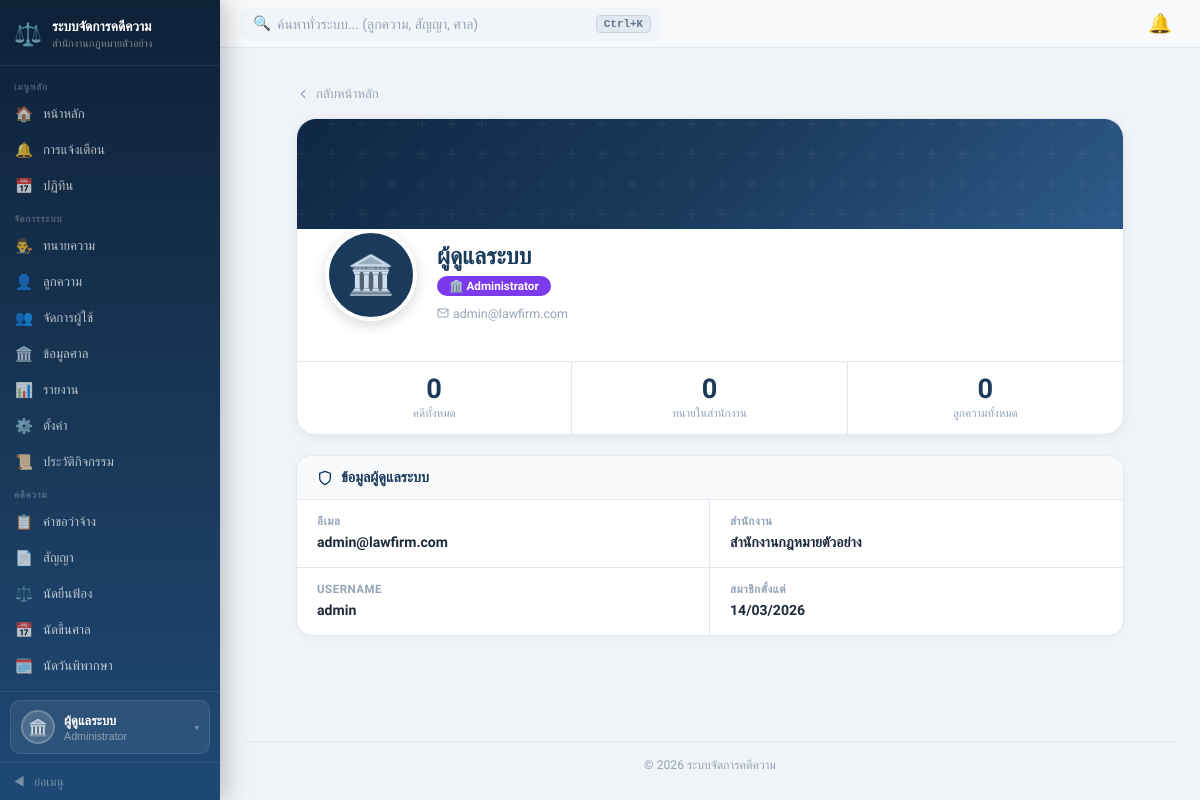
Screenshot of /pages/Profile.php (signed in) with the database file from the repository.
### tables this page shows
CREATE TABLE `users` (
  `user_id`       int          NOT NULL AUTO_INCREMENT,
  `username`      varchar(50)  DEFAULT NULL COMMENT 'สำหรับ login แทน email',
  `office_id`     int          NOT NULL,
  `role_id`       int          NOT NULL,
  `email`         varchar(150) NOT NULL,
  `password_hash` varchar(255) NOT NULL,
  `status`        varchar(20)  DEFAULT 'active',
  `created_at`    timestamp    DEFAULT CURRENT_TIMESTAMP,
  PRIMARY KEY (`user_id`),
  UNIQUE KEY `uq_email`    (`email`),
  UNIQUE KEY `uq_username` (`username`)
);

CREATE TABLE `offices` (
  `office_id`   int          NOT NULL AUTO_INCREMENT,
  `office_name` varchar(150) NOT NULL,
  `office_code` varchar(20)  DEFAULT NULL,
  `address`     text,
  `phone`       varchar(15)  DEFAULT NULL,
  `email`       varchar(150) DEFAULT NULL,
  `logo_path`   varchar(255) DEFAULT NULL,
  `status`      varchar(20)  DEFAULT 'active',
  `created_at`  timestamp    DEFAULT CURRENT_TIMESTAMP,
  PRIMARY KEY (`office_id`),
  UNIQUE KEY `uq_office_code` (`office_code`)
);

### src/pages/Profile.php (the view, shortened to what this page needs)
<?php
$pdo    = getDB();
$role   = $_SESSION['role'];
$userId = $_SESSION['user_id'];
$officeId = $_SESSION['office_id'];
$profile = null;
if ($role === 'lawyer') {
    try {
        $s = $pdo->prepare("
            SELECT lp.*, u.email, u.username, u.created_at AS account_created,
                   ROUND(COALESCE(AVG(r.rating),0),1) AS avg_rating,
                   COUNT(r.review_id) AS review_count
            FROM lawyer_profiles lp
            JOIN users u ON lp.user_id = u.user_id
            LEFT JOIN lawyer_reviews r ON lp.lawyer_id = r.lawyer_id
            WHERE lp.user_id = ?
            GROUP BY lp.lawyer_id
        ");
        $s->execute([$userId]);
        $profile = $s->fetch();
    } catch (Exception $e) {
        $s = $pdo->prepare("SELECT lp.*, u.email, u.username, u.created_at AS account_created FROM lawyer_profiles lp JOIN users u ON lp.user_id=u.user_id WHERE lp.user_id=?");
        $s->execute([$userId]);
        $profile = $s->fetch();
        $profile['avg_rating']   = 0;
        $profile['review_count'] = 0;
    }
    $lid = $profile['lawyer_id'] ?? null;
    $statTotal   = 0; $statActive = 0; $statDone = 0;
    if ($lid) {
        $q = $pdo->prepare("SELECT COUNT(*) FROM case_requests WHERE lawyer_id=? AND office_id=?");
        $q->execute([$lid, $officeId]); $statTotal = (int)$q->fetchColumn();
        $q = $pdo->prepare("SELECT COUNT(*) FROM case_requests WHERE lawyer_id=? AND office_id=? AND status='approved'");
        $q->execute([$lid, $officeId]); $statActive = (int)$q->fetchColumn();
        $q = $pdo->prepare("SELECT COUNT(*) FROM case_requests cr JOIN contracts c ON cr.request_id=c.request_id WHERE cr.lawyer_id=? AND c.contract_review_status='finalized'");
        $q->execute([$lid]); $statDone = (int)$q->fetchColumn();
    }
    $reviews = [];
    if (($profile['review_count'] ?? 0) > 0) {
        try {
            $r = $pdo->prepare("
                SELECT rv.rating, rv.comment, rv.created_at, CONCAT(cp.fname,' ',cp.lname) AS client_name
                FROM lawyer_reviews rv
                JOIN client_profiles cp ON rv.client_id = cp.client_id
                WHERE rv.lawyer_id = ?
                ORDER BY rv.created_at DESC LIMIT 5
            ");
            $r->execute([$lid]);
            $reviews = $r->fetchAll();
        } catch (Exception $e) {}
    }
} elseif ($role === 'admin') {
    $s = $pdo->prepare("SELECT u.*, o.office_name FROM users u JOIN offices o ON u.office_id=o.office_id WHERE u.user_id=?");
    $s->execute([$userId]);
    $profile = $s->fetch();
    $statTotal = 0; $statActive = 0; $statDone = 0;
    $q = $pdo->prepare("SELECT COUNT(*) FROM case_requests WHERE office_id=?");
    $q->execute([$officeId]); $statTotal = (int)$q->fetchColumn();
    $q = $pdo->prepare("SELECT COUNT(*) FROM lawyer_profiles lp JOIN users u ON lp.user_id=u.user_id WHERE u.office_id=?");
    $q->execute([$officeId]); $statActive = (int)$q->fetchColumn();
    $q = $pdo->prepare("SELECT COUNT(*) FROM client_profiles cp JOIN users u ON cp.user_id=u.user_id WHERE u.office_id=?");
    $q->execute([$officeId]); $statDone = (int)$q->fetchColumn();
}
$photoUrl = null;
$displayName = 'ผู้ใช้งาน';
if ($role === 'admin') {
    $displayName = 'ผู้ดูแลระบบ';
} elseif (!empty($profile['fname'])) {
    $displayName = $profile['fname'] . ' ' . $profile['lname'];
}
$roleLabel = ['admin' => 'Administrator', 'lawyer' => 'ทนายความ', 'client' => 'ลูกความ'][$role] ?? $role;
$roleColor = ['admin' => '#7c3aed', 'lawyer' => '#1a3a5c', 'client' => '#059669'][$role] ?? '#64748b';
include '../includes/header.php';
?>
<div class="profile-page">
    <a href="/pages/dashboard.php" class="back-link">
        <svg xmlns="http://www.w3.org/2000/svg" viewBox="0 0 24 24" style="width:14px;height:14px;fill:none;stroke:currentColor;stroke-width:2;stroke-linecap:round;stroke-linejoin:round;"><polyline points="15 18 9 12 15 6"/></svg>
        กลับหน้าหลัก
    </a>
    <div class="hero-card">
        <div class="hero-banner"></div>
        <div class="hero-body">
            <div class="hero-avatar-wrap">
                <?php if ($photoUrl): ?>
                    <img src="<?= htmlspecialchars($photoUrl) ?>" class="hero-avatar" alt="avatar">
                <?php else: ?>
                    <div class="hero-avatar-ph">
                        <?= $role === 'admin' ? '🏛️' : ($role === 'lawyer' ? '⚖️' : '👤') ?>
                    </div>
                <?php endif; ?>
            </div>
            <div class="hero-info">
                <div class="hero-name"><?= htmlspecialchars($displayName) ?></div>
                <div>
                    <span class="hero-role-badge" style="background:<?= $roleColor ?>;">
                        <?= $role === 'admin' ? '🏛️' : ($role === 'lawyer' ? '⚖️' : '👤') ?>
                        <?= htmlspecialchars($roleLabel) ?>
                    </span>
                </div>
                <div class="hero-meta">
                    <?php if (!empty($profile['email'])): ?>
                    <span>
                        <svg xmlns="http://www.w3.org/2000/svg" viewBox="0 0 24 24" style="width:12px;height:12px;fill:none;stroke:currentColor;stroke-width:2;stroke-linecap:round;stroke-linejoin:round;"><path d="M4 4h16c1.1 0 2 .9 2 2v12c0 1.1-.9 2-2 2H4c-1.1 0-2-.9-2-2V6c0-1.1.9-2 2-2z"/><polyline points="22,6 12,13 2,6"/></svg>
                        <?= htmlspecialchars($profile['email']) ?>
                    </span>
                    <?php endif; ?>
                </div>
            </div>
        </div>
        <div class="stat-strip">
            <?php if ($role === 'lawyer'): ?>
                <div class="stat-cell">
                    <span class="stat-val"><?= $statTotal ?></span>
                    <span class="stat-lbl">คดีทั้งหมด</span>
                </div>
                <div class="stat-cell">
                    <span class="stat-val"><?= $statActive ?></span>
                    <span class="stat-lbl">คดีที่รับแล้ว</span>
                </div>
                <div class="stat-cell">
                    <span class="stat-val"><?= number_format($profile['avg_rating'] ?? 0, 1) ?></span>
                    <span class="stat-lbl">คะแนนเฉลี่ย</span>
                </div>
            <?php else: ?>
                <div class="stat-cell">
                    <span class="stat-val"><?= $statTotal ?></span>
                    <span class="stat-lbl">คดีทั้งหมด</span>
                </div>
                <div class="stat-cell">
                    <span class="stat-val"><?= $statActive ?></span>
                    <span class="stat-lbl">ทนายในสำนักงาน</span>
                </div>
                <div class="stat-cell">
                    <span class="stat-val"><?= $statDone ?></span>
                    <span class="stat-lbl">ลูกความทั้งหมด</span>
                </div>
            <?php endif; ?>
        </div>
    </div>
    <?php if ($role === 'admin'): ?>
    <div class="section-card">
        <div class="section-head">
            <svg xmlns="http://www.w3.org/2000/svg" viewBox="0 0 24 24" style="width:16px;height:16px;fill:none;stroke:currentColor;stroke-width:2;stroke-linecap:round;stroke-linejoin:round;"><path d="M12 22s8-4 8-10V5l-8-3-8 3v7c0 6 8 10 8 10z"/></svg>
            ข้อมูลผู้ดูแลระบบ
        </div>
        <div class="info-grid">
            <div class="info-cell">
                <div class="info-lbl">อีเมล</div>
                <div class="info-val"><?= htmlspecialchars($profile['email'] ?? '-') ?></div>
            </div>
            <div class="info-cell">
                <div class="info-lbl">สำนักงาน</div>
                <div class="info-val"><?= htmlspecialchars($profile['office_name'] ?? '-') ?></div>
            </div>
            <div class="info-cell">
                <div class="info-lbl">Username</div>
                <div class="info-val"><?= htmlspecialchars($profile['username'] ?? '-') ?></div>
            </div>
            <div class="info-cell">
                <div class="info-lbl">สมาชิกตั้งแต่</div>
                <div class="info-val"><?= !empty($profile['created_at']) ? date('d/m/Y', strtotime($profile['created_at'])) : '-' ?></div>
            </div>
        </div>
    </div>
    <?php endif; ?>
</div>
<?php include '../includes/footer.php'; ?>

### src/assets/css/style.css (style rules this page uses)
*, *::before, *::after { box-sizing: border-box; margin: 0; padding: 0; }
:root { --navy: #1a3a5c; --navy2: #2d5a8a; --green: #059669; --red: #dc2626; --yellow: #d97706; --blue: #2563eb; --border: #e2e8f0; --muted: #94a3b8; --bg: #f8fafc; --navy-light: #2d5a8a; --sb-w: 220px; --sb-w-col: 60px; }
body { font-family: 'Sarabun', sans-serif; background: #f0f4f8; display: flex; min-height: 100vh; overflow-x: hidden; color: #1e293b; }
a { text-decoration: none; color: inherit; }
*, *::before, *::after { box-sizing: border-box; }

### src/pages/Profile.php (style rules this page uses)
:root { --navy: #1a3a5c; --navy2: #2d5a8a; --border: #e2e8f0; --muted: #94a3b8; --bg: #f8fafc; --green: #059669; --blue: #2563eb; --red: #dc2626; }
.profile-page { max-width: 860px; margin: 0 auto; padding: 24px 16px 48px; }
.hero-card { background: #fff; border: 1px solid var(--border); border-radius: 20px; overflow: hidden; margin-bottom: 20px; box-shadow: 0 2px 12px rgba(0,0,0,.06); }
.hero-banner { height: 110px; background: linear-gradient(135deg, #0f2744 0%, #1a3a5c 50%, #2d5a8a 100%); position: relative; }
.hero-banner::after { content: ''; position: absolute; inset: 0; }
.hero-body { padding: 0 28px 24px; display: flex; gap: 20px; align-items: flex-end; flex-wrap: wrap; }
.hero-avatar-wrap { margin-top: -46px; flex-shrink: 0; }
.hero-avatar-ph { width: 92px; height: 92px; border-radius: 50%; border: 4px solid #fff; background: var(--navy); display: flex; align-items: center; justify-content: center; font-size: 2.4rem; box-shadow: 0 4px 14px rgba(0,0,0,.15); }
.hero-info { flex: 1; min-width: 0; padding-top: 14px; }
.hero-name { font-size: 1.45rem; font-weight: 800; color: var(--navy); line-height: 1.2; margin-bottom: 4px; }
.hero-role-badge { display: inline-flex; align-items: center; gap: 5px; padding: 3px 12px; border-radius: 20px; font-size: .73rem; font-weight: 700; color: #fff; margin-bottom: 6px; }
.hero-meta { font-size: .78rem; color: var(--muted); display: flex; flex-wrap: wrap; gap: 14px; margin-top: 4px; }
.hero-meta span { display: flex; align-items: center; gap: 4px; }
.stat-strip { display: grid; grid-template-columns: repeat(3, 1fr); border-top: 1px solid var(--border); margin-top: 16px; }
.stat-cell { text-align: center; padding: 14px 10px; border-right: 1px solid var(--border); }
.stat-cell:last-child { border-right: none; }
.stat-val { font-size: 1.7rem; font-weight: 800; color: var(--navy); line-height: 1; display: block; }
.stat-lbl { font-size: .72rem; color: var(--muted); margin-top: 3px; display: block; }
.section-card { background: #fff; border: 1px solid var(--border); border-radius: 16px; margin-bottom: 16px; overflow: hidden; box-shadow: 0 1px 6px rgba(0,0,0,.04); }
.section-head { padding: 13px 20px; border-bottom: 1px solid var(--border); display: flex; align-items: center; gap: 8px; font-weight: 700; color: var(--navy); font-size: .9rem; background: var(--bg); }
.info-grid { display: grid; grid-template-columns: 1fr 1fr; gap: 0; }
.info-cell { padding: 14px 20px; border-bottom: 1px solid var(--border); border-right: 1px solid var(--border); }
.info-cell:nth-child(2n) { border-right: none; }
.info-cell:last-child, .info-cell:nth-last-child(2):not(.full) { border-bottom: none; }
.info-lbl { font-size: .72rem; color: var(--muted); font-weight: 600; text-transform: uppercase; letter-spacing: .5px; margin-bottom: 4px; display: flex; align-items: center; gap: 5px; }
.info-val { font-size: .88rem; color: #1e293b; font-weight: 600; line-height: 1.5; }
.back-link { display: inline-flex; align-items: center; gap: 6px; color: var(--muted); font-size: .82rem; text-decoration: none; margin-bottom: 16px; transition: color .15s; }

### rows the page displays
users: email "admin@lawfirm.com", office.office_name "สำนักงานกฎหมายตัวอย่าง", username "admin", created_at "14/03/2026"

### other values shown
$_SESSION['office_name'] "สำนักงานกฎหมายตัวอย่าง"
$_sb_name "ผู้ดูแลระบบ"
$_sb_role_label "Administrator"
$displayName "ผู้ดูแลระบบ"
$roleLabel "Administrator"
$statTotal "0"
$statActive "0"
$statDone "0"
